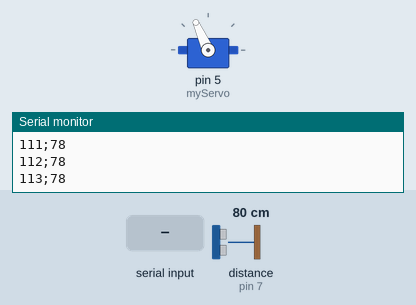
This sketch was run on a simulated Arduino Uno, built with avr-gcc and run on an emulated ATmega328P. On the bench: servo, the last lines printed to the serial monitor. Wiring (inferred from the names in the program): ultrasonic range finder: trigger pin 8; echo pin 7. The test bench sets the inputs (shaded band); at power-on: distance to the obstacle (sensor on pin 7) 80 cm. The echo pulse lasts 58.3 µs per cm.

Above: at 6.29 s.
6.3 s: "90,45\n" received over Serial
At 6.51 s:
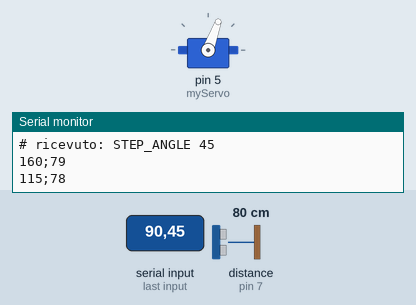
9.3 s: "5\n" received over Serial
At 9.57 s:
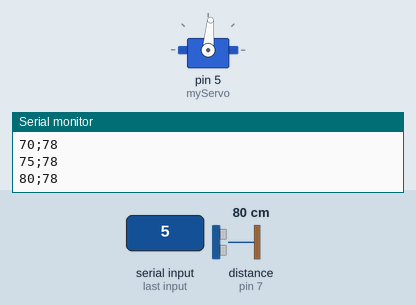
12.3 s: "30,150\n" received over Serial
At 12.46 s:
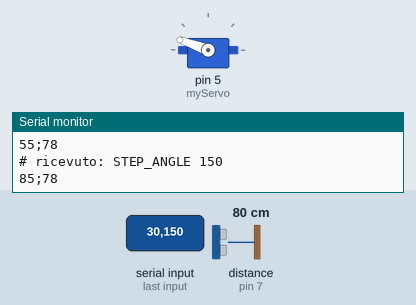
15.3 s: distance to the obstacle (sensor on pin 7) set to 35 cm
18.3 s: "90\n" received over Serial
Timing chart, 0 to 22.3 s (numbered marks = the images above; inputs shaded):
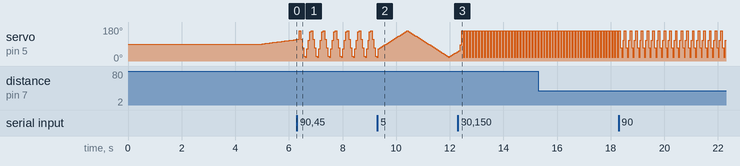

Measured:
- by itself, servo on pin 5 (myServo): repeats every 0.21 s: 20° 0.05 s, 110° 0.05 s, 160° 0.05 s, 70° 0.05 s

The sketch:

radar.ino
```cpp
//HC RS04 Sensore ultrasuoni

#include <Servo.h>

Servo myServo;


int triggerPort = 8;
int echoPort = 7;
int ANGLE = 90;
int SERVO_DIRECTION = 1;
int STEP_ANGLE = 1;
int MIN_ANGLE = 20;
int MAX_ANGLE = 160;

void setup() {
    myServo.attach(5);
    pinMode( triggerPort, OUTPUT );
    pinMode( echoPort, INPUT );
    Serial.begin( 250000 );
    //Serial.println( "Sensore ultrasuoni: ");
    myServo.write(ANGLE);
    delay(5000);
}

void loop() {
    //porta bassa l'uscita del trigger
    digitalWrite( triggerPort, LOW );

    //invia un impulso di 10microsec su trigger
    digitalWrite( triggerPort, HIGH );
    delayMicroseconds( 10 );
    digitalWrite( triggerPort, LOW );
    long r;
    long duration = pulseIn( echoPort, HIGH , 38001);
    if( duration > 38000 ) r = -1; // out of range
    else r = 0.034 * duration / 2;

    int oldangle = ANGLE;
    ANGLE = oldangle + STEP_ANGLE * SERVO_DIRECTION;
    if (ANGLE<= MIN_ANGLE){
        SERVO_DIRECTION = SERVO_DIRECTION * -1;
        ANGLE = MIN_ANGLE;
    } else if (ANGLE >= MAX_ANGLE){
        SERVO_DIRECTION = SERVO_DIRECTION * -1;
        ANGLE = MAX_ANGLE;
    }
    myServo.write(ANGLE);

    int inizio = millis();
    writeSerial(oldangle, r);
    readSerial();
    //if (millis() - inizio < 10) delay( 10 ); // time for servo to move
    delay(50);
}

void writeSerial(int oldangle, int r){
    Serial.print(oldangle);
    Serial.print(';');
    Serial.println( r );
}

void readSerial(){
  if(Serial.available()){
    STEP_ANGLE = Serial.parseInt();
    Serial.read();
    Serial.print("# ricevuto: STEP_ANGLE ");
    Serial.println(STEP_ANGLE);
  }
}
```
